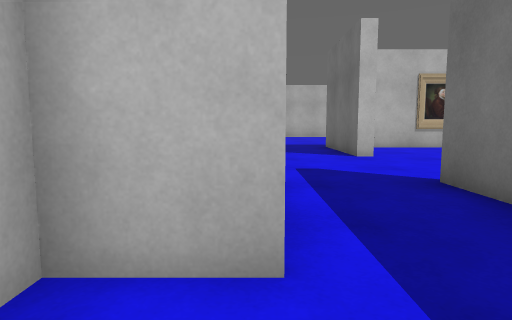
View 1 (above)

24 first-person views from a walk through a robot-simulator world made for Gazebo. The camera is 0.94 m above the floor, tilts 6° down and sees 75° across. Floor lines are 1 m apart. The floor is counted in squares, 1 m on a side. Each view is taken from the middle of a square. On the plan, view 1 faces up. The plan holds only what a view shows up to about 12 squares ahead; the rest is blank. The place goes on beyond the plan.

View 2
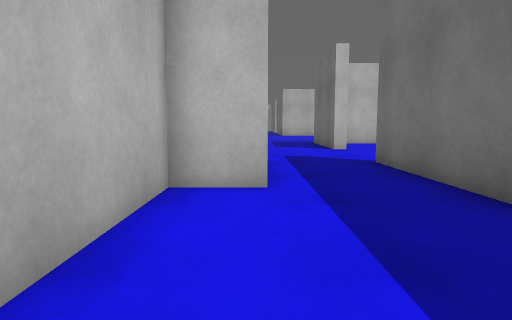

View 3
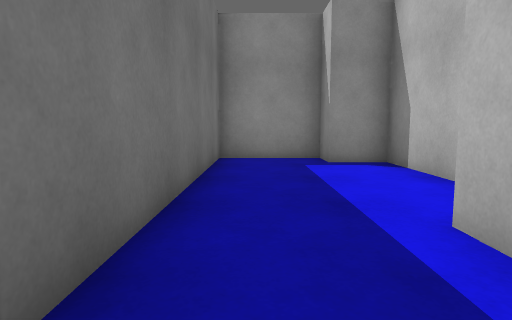

View 4
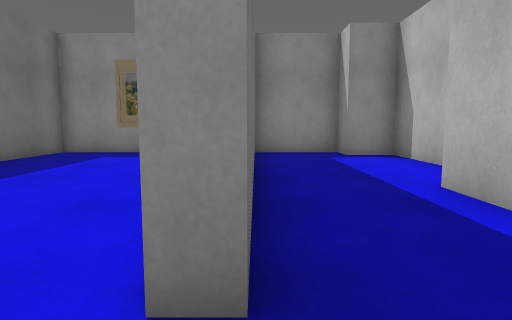

View 5
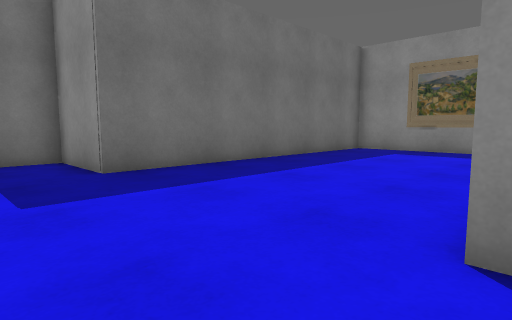

View 6
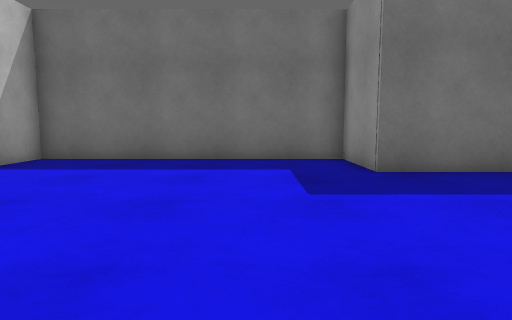

View 7
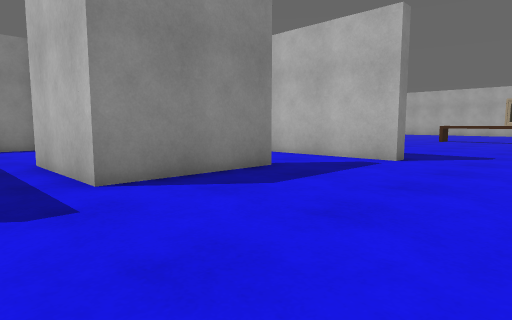

View 8
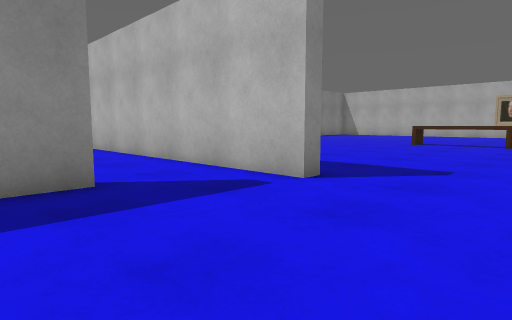

View 9
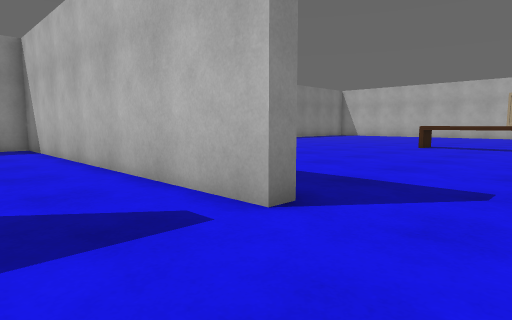

View 10
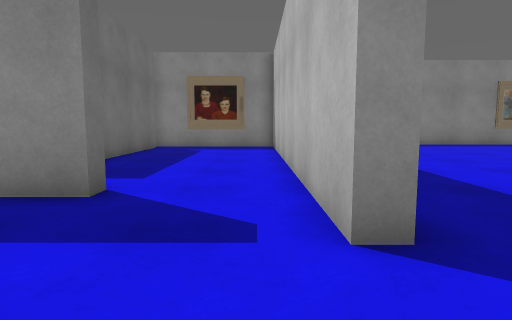

View 11
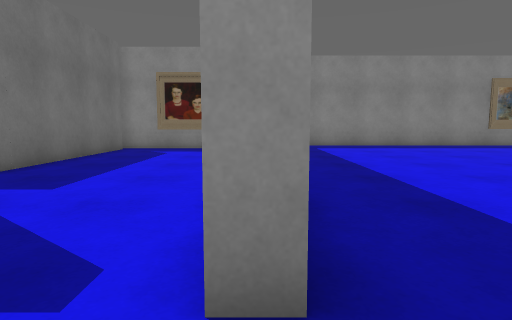

View 12
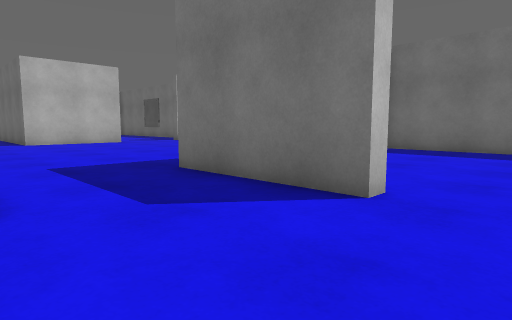

View 13
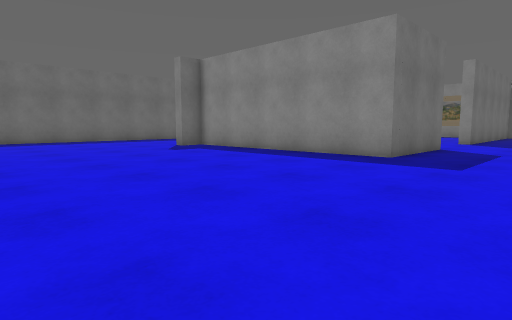

View 14
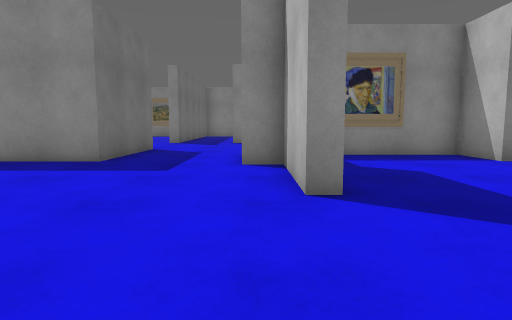

View 15
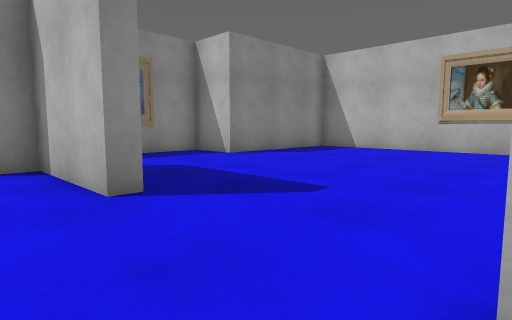

View 16
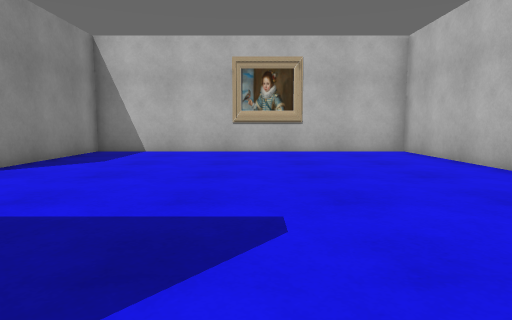

View 17
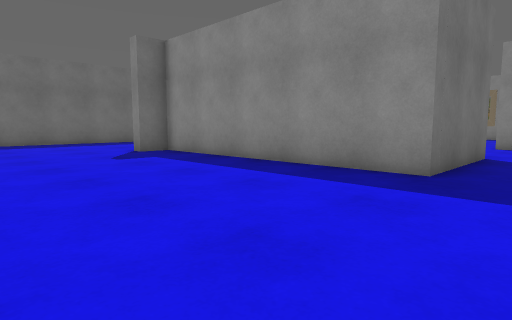

View 18
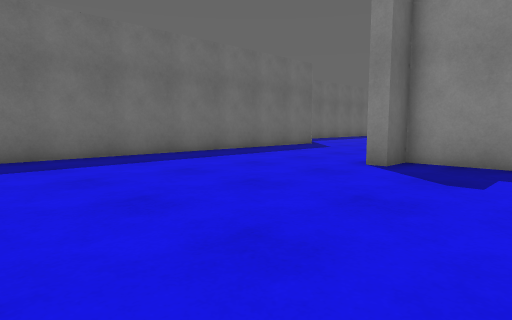

View 19
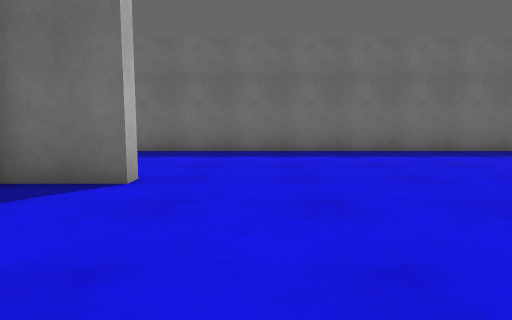

View 20
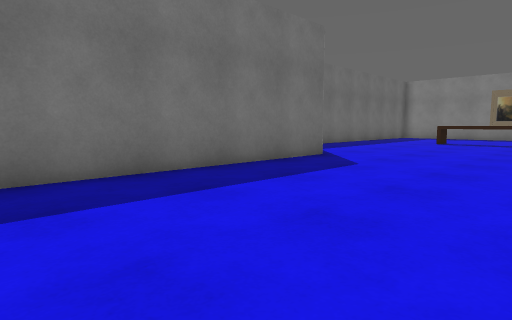

View 21
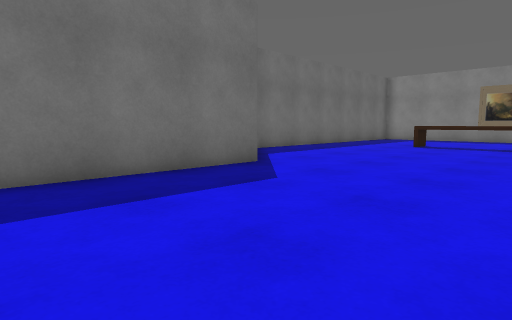

View 22
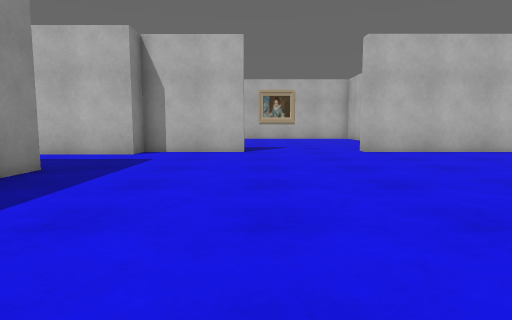

View 23
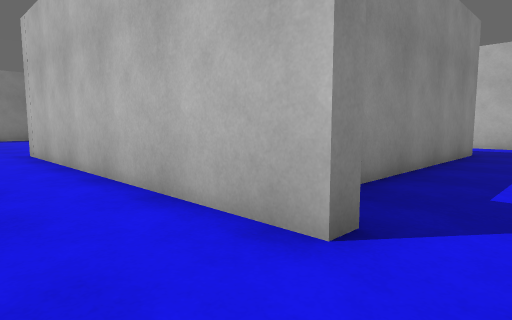

View 24
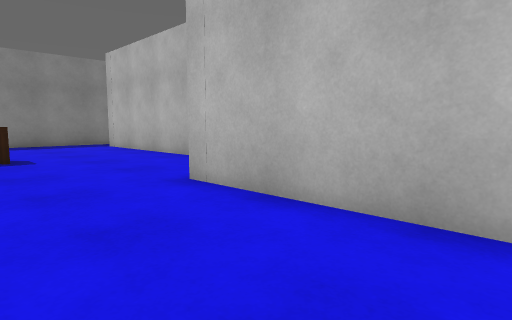

### Floor plan
Points are (right, up) in squares from view 1. A wall is a line through its corners. A room is listed if a view was taken in it or the views show most of it. See-through windows are left out.
Room 1 (views 1, 2)
walls: (0.2, 2) (-1.3, 2) (-1.3, -3.4) (0.2, -3.4) (0.2, -4.5) (3, -4.5) (3, 0.5)
ways out: opening at (1.5, 1) to room 2
Room 2 (views 3, 4, 5, 6, 8, 9, 10, 11, 12)
walls: (-3.8, 5.1) (-3.8, 5.7) (0.2, 5.7) (0.2, 2); (-7.4, 7.5) (-6.8, 7.5) (-6.8, -4.5) (-5.9, -4.5); (3.6, 10) (3, 10); (-1.8, -3.1) (-1.8, 2.4); (3, 0.5) (3, 5.5) (3.6, 5.5); (5.6, -4.5) (9.6, -4.5) (9.6, 5.5) (12.2, 5.5) (12.2, 14) (10.6, 14)
ways out: opening at (1.5, 1) to room 1; opening at (1, 11.3) to room 3
Room 3 (views 7, 13, 14, 15, 16, 17, 18, 19, 20, 21, 22, 23, 24)
walls: (3, 10) (3, 14.5) (12.2, 14.5) (12.2, 15.6) (12.7, 15.6) (12.7, 5); (-2.2, 18.6) (-1.7, 18.6) (-1.7, 15.1) (-0.7, 15.1) (-0.7, 12); (12.9, 24.1) (12.2, 24.1) (12.2, 25.5); (19.1, 8.8) (19.1, 25.5); (-1.7, 25.5) (-1.7, 22.8) (-2.2, 22.8); (10.1, 1.2) (10.1, -1.4); (-11.9, 25.3) (-12.9, 25.3) (-12.9, 14.5) (-7.4, 14.5) (-7.4, 12.4) (-3.7, 12.4)
low walls: (14.5, 0.2) (15.4, 0.2)
ways out: opening at (1, 11.3) to room 2

Positions as (right, up) in squares from view 1, and headings:
1: (0, 0), facing up
2: (0, -3), facing up
3: (2, 5), facing down
4: (3, 7), facing down
5: (3, 8), facing down-right
6: (3, 8), facing right
7: (2, 11), facing down-left
8: (-2, 11), facing down-left
9: (-4, 10), facing down-left
10: (-6, 10), facing down
11: (-7, 9), facing down
12: (-1, 8), facing up-right
13: (-1, 24), facing down-right
14: (-1, 23), facing down
15: (0, 23), facing down-left
16: (-1, 20), facing left
17: (1, 21), facing down-right
18: (9, 23), facing down-right
19: (7, 22), facing right
20: (13, 18), facing down-right
21: (13, 15), facing down-right
22: (10, 19), facing left
23: (15, 17), facing down-left
24: (16, 10), facing down-left
